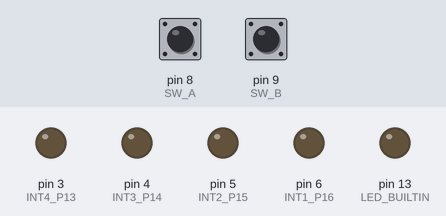
A sketch run on a simulated Arduino Uno, built with avr-gcc and run on an emulated ATmega328P. On the bench: output pins drawn as LEDs (lit = HIGH). The test bench sets the inputs (shaded band); at power-on: pin 8 (SW_A) HIGH, pin 9 (SW_B) HIGH.

Above: at 1.2 s.
1.3 s: pin 8 (SW_A) pulled LOW for 0.15 s
At 2.0 s:
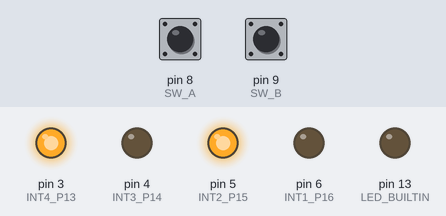
At 5.2 s:
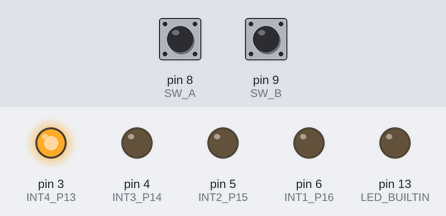
10.4 s: pin 8 (SW_A) pulled LOW for 3.2 s
At 20.6 s:
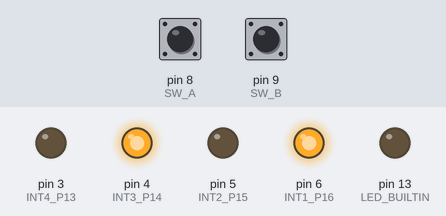
Timing chart, 0 to 22.3 s (numbered marks = the images above; inputs shaded):
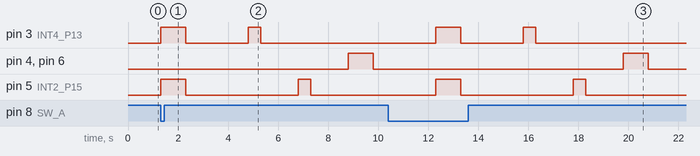

The sketch:

uno-car2024.ino
```cpp
#define INT4_P13 3
#define INT3_P14 4
#define INT2_P15 5
#define INT1_P16 6

#define SW_A  8
#define SW_B  9
#define SW_F  10


void setup() {
  pinMode(LED_BUILTIN, OUTPUT);
  pinMode(INT4_P13, OUTPUT);
  pinMode(INT3_P14, OUTPUT);
  pinMode(INT2_P15, OUTPUT);
  pinMode(INT1_P16, OUTPUT);

  digitalWrite(INT4_P13, LOW);
  digitalWrite(INT3_P14, LOW);
  digitalWrite(INT2_P15, LOW);
  digitalWrite(INT1_P16, LOW);

  pinMode(SW_A, INPUT_PULLUP);
  pinMode(SW_B, INPUT_PULLUP);
  pinMode(SW_F, INPUT_PULLUP);

}

void fnc_stop(){
  digitalWrite(INT4_P13, LOW);
  digitalWrite(INT3_P14, LOW);
  digitalWrite(INT2_P15, LOW);
  digitalWrite(INT1_P16, LOW);
}

void fnc_mae(){
  digitalWrite(INT4_P13, HIGH);
  digitalWrite(INT3_P14, LOW);
  digitalWrite(INT2_P15, HIGH);
  digitalWrite(INT1_P16, LOW);
  delay(1000);
  digitalWrite(INT4_P13, LOW);
  digitalWrite(INT3_P14, LOW);
  digitalWrite(INT2_P15, LOW);
  digitalWrite(INT1_P16, LOW);
  delay(1000);
}

void fnc_usiro(){
  digitalWrite(INT4_P13, LOW);
  digitalWrite(INT3_P14, HIGH);
  digitalWrite(INT2_P15, LOW);
  digitalWrite(INT1_P16, HIGH);
  delay(1000);
  digitalWrite(INT4_P13, LOW);
  digitalWrite(INT3_P14, LOW);
  digitalWrite(INT2_P15, LOW);
  digitalWrite(INT1_P16, LOW);
  delay(1000);
}

void fnc_migi(){
  digitalWrite(INT4_P13, LOW);
  digitalWrite(INT3_P14, LOW);
  digitalWrite(INT2_P15, HIGH);
  digitalWrite(INT1_P16, LOW);
  delay(500);
  digitalWrite(INT4_P13, LOW);
  digitalWrite(INT3_P14, LOW);
  digitalWrite(INT2_P15, LOW);
  digitalWrite(INT1_P16, LOW);
}

void fnc_hidari(){
  digitalWrite(INT4_P13, HIGH);
  digitalWrite(INT3_P14, LOW);
  digitalWrite(INT2_P15, LOW);
  digitalWrite(INT1_P16, LOW);
  delay(500);
  digitalWrite(INT4_P13, LOW);
  digitalWrite(INT3_P14, LOW);
  digitalWrite(INT2_P15, LOW);
  digitalWrite(INT1_P16, LOW);
}

// the loop function runs over and over again forever
void loop() {

  if (digitalRead(SW_A)==LOW){
    fnc_mae();
    delay(1500);
    fnc_hidari();
    delay(1500);
    fnc_migi();
    delay(1500);
    fnc_usiro();
    delay(1500);
    fnc_stop();
  }
  if (digitalRead(SW_B)==LOW){
    while(digitalRead(SW_F)==HIGH){
      fnc_mae();
    }
    fnc_usiro();
    fnc_migi();
    fnc_mae();
  }


}
```

Measured:
- after the input at 1.3 s, pin 3 (INT4_P13): LOW → HIGH at once, → LOW 1.0 s later, → HIGH 2.5 s later, → LOW 0.50 s later; pin 4 (INT3_P14), pin 6 (INT1_P16): LOW → HIGH after 7.5 s, → LOW 1.0 s later; pin 5 (INT2_P15): LOW → HIGH at once, → LOW 1.0 s later, → HIGH 4.5 s later, → LOW 0.50 s later
- after the input at 10.4 s, pin 3 (INT4_P13): LOW → HIGH after 1.9 s, → LOW 1.0 s later, → HIGH 2.5 s later, → LOW 0.50 s later; pin 4 (INT3_P14), pin 6 (INT1_P16): LOW → HIGH after 9.4 s, → LOW 1.0 s later; pin 5 (INT2_P15): LOW → HIGH after 1.9 s, → LOW 1.0 s later, → HIGH 4.5 s later, → LOW 0.50 s later
